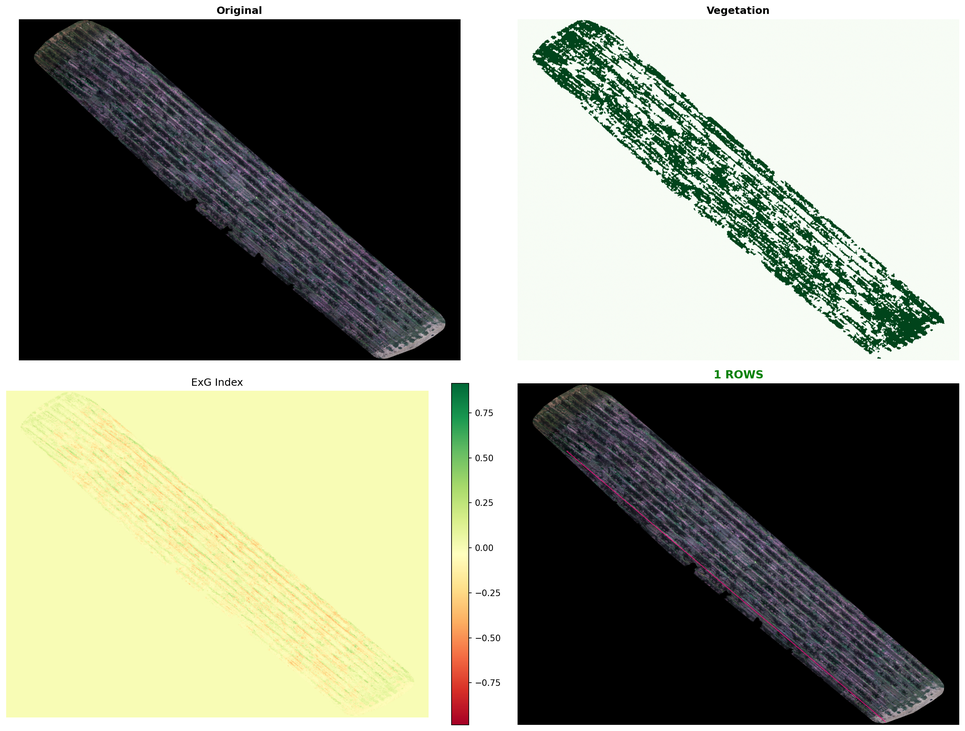
#> input picture vineyard-app/backend/109Media-orthophoto_rows.png, 965 x 731 px, shrunk from 2353 x 1783 before the run; its folder holds only this picture in this run
$ python rgb_analyzer.py --image .
#> lines starting #> are read from the running program, lines starting #| are printed output that depends on the picture; after the words box and inside, x2 and y2 are one past the last pixel; in counts of white or black regions, pixels touching at a corner belong together
#!/usr/bin/env python3
"""
RGB Drone Image Analyzer for Vegetation Health Detection
Analyzes RGB drone images to detect:
- Vegetation indices (VARI, ExG, ExGR)
- Health zones (healthy, stressed, bare soil)
- Coverage percentages
- Anomaly detection
"""

import sys
import json
import os
from pathlib import Path
import numpy as np
import cv2
from typing import Dict, List, Tuple

class RGBVegetationAnalyzer:
    """Analyze RGB drone images for vegetation health"""

    def __init__(self):
        """Initialize analyzer"""
        pass

    def calculate_vari(self, image: np.ndarray) -> np.ndarray:
        """
        Calculate Visible Atmospherically Resistant Index (VARI)
        VARI = (Green - Red) / (Green + Red - Blue)
        Range: -1 to 1, higher = more vegetation
        """
        b, g, r = cv2.split(image.astype(float))

        # Avoid division by zero
        denominator = g + r - b
        denominator[denominator == 0] = 0.0001

        vari = (g - r) / denominator
        vari = np.clip(vari, -1, 1)

        return vari

    def calculate_exg(self, image: np.ndarray) -> np.ndarray:
        """
        Calculate Excess Green Index (ExG)
        ExG = 2*Green - Red - Blue
        Emphasizes green vegetation
        """
        b, g, r = cv2.split(image.astype(float))
        exg = 2 * g - r - b

        # Normalize to 0-255
        exg = cv2.normalize(exg, None, 0, 255, cv2.NORM_MINMAX)

        return exg

    def calculate_exgr(self, image: np.ndarray) -> np.ndarray:
        """
        Calculate Excess Green minus Excess Red (ExGR)
        ExGR = ExG - ExR = 3*Green - 2.4*Red - Blue
        Better discrimination between vegetation and soil
        """
        b, g, r = cv2.split(image.astype(float))
        exgr = 3 * g - 2.4 * r - b

        # Normalize to 0-255
        exgr = cv2.normalize(exgr, None, 0, 255, cv2.NORM_MINMAX)

        return exgr

    def detect_health_zones(self, vari: np.ndarray, exg: np.ndarray) -> Dict:
        """
        Classify pixels into health zones
        Returns: masks and statistics
        """
        # Thresholds
        vari_healthy = 0.1  # VARI > 0.1 = healthy vegetation
        vari_stressed = -0.1  # VARI < -0.1 = stressed/bare
        exg_vegetation = 20  # ExG > 20 = vegetation present

        # Create masks
        healthy_mask = (vari > vari_healthy) & (exg > exg_vegetation)
        stressed_mask = (vari > vari_stressed) & (vari <= vari_healthy) & (exg > exg_vegetation)
        bare_soil_mask = (vari <= vari_stressed) | (exg <= exg_vegetation)

        # Calculate percentages
        total_pixels = vari.size
        healthy_pct = (np.sum(healthy_mask) / total_pixels) * 100
        stressed_pct = (np.sum(stressed_mask) / total_pixels) * 100
        bare_soil_pct = (np.sum(bare_soil_mask) / total_pixels) * 100

        return {
            'masks': {
                'healthy': healthy_mask,
                'stressed': stressed_mask,
                'bare_soil': bare_soil_mask
            },
            'statistics': {
                'healthy_percent': round(healthy_pct, 2),
                'stressed_percent': round(stressed_pct, 2),
                'bare_soil_percent': round(bare_soil_pct, 2),
                'vegetation_cover': round(healthy_pct + stressed_pct, 2)
            }
        }

    # [54 lines left out: function create_visualization, not called in this run]

    def analyze_image(self, image_path: str, output_dir: str = None) -> Dict:
        """
        Analyze single RGB drone image

        Args:
            image_path: Path to input image
            output_dir: Optional directory to save visualizations

        Returns:
            Dictionary with analysis results
        """
#> called with image_path = '109Media-orthophoto_rows.png'
        if not os.path.exists(image_path):
            return {'error': f'Image not found: {image_path}'}

        # Load image
        image = cv2.imread(image_path)
#> image is the input picture: shape (731, 965, 3); mean B, G, R 128.5, 144.5, 141.4
        if image is None:
            return {'error': f'Failed to load image: {image_path}'}

        img_height, img_width = image.shape[:2]
#> img_height = 731; img_width = 965

        print(f"   📐 Image size: {img_width}x{img_height}", file=sys.stderr)

        # Calculate vegetation indices
        print("   🌿 Calculating VARI...", file=sys.stderr)
        vari = self.calculate_vari(image)
#> in calculate_vari, `b, g, r = cv2.split(image.astype(float))`:
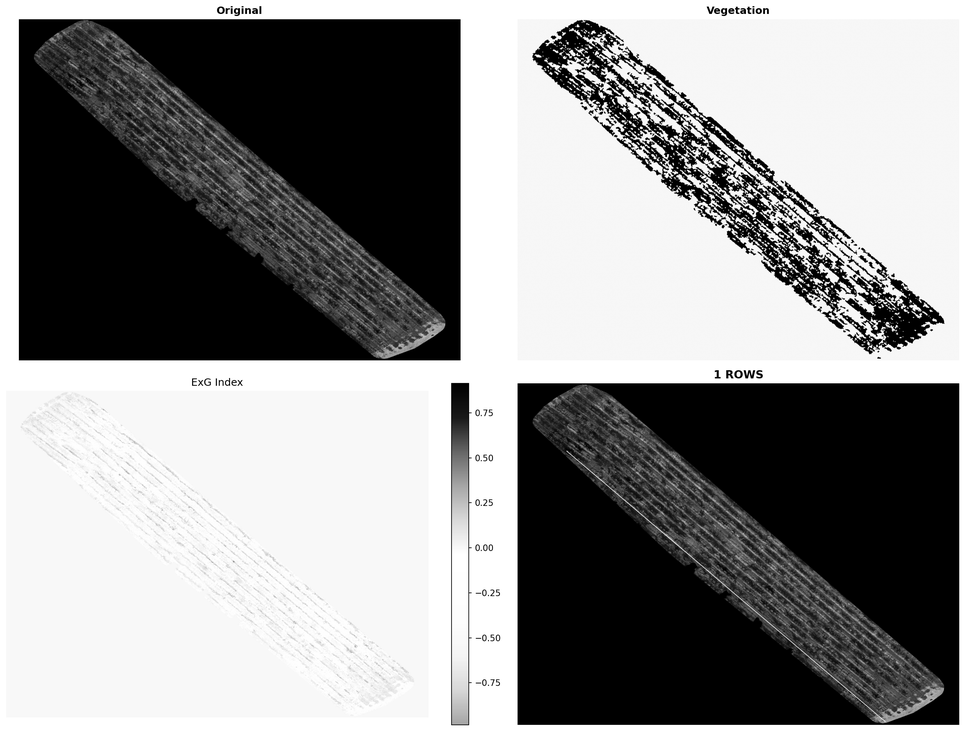
#> r: shape (731, 965) float64; min 0, max 255, mean 141.4
#> in calculate_vari, `denominator = g + r - b`:
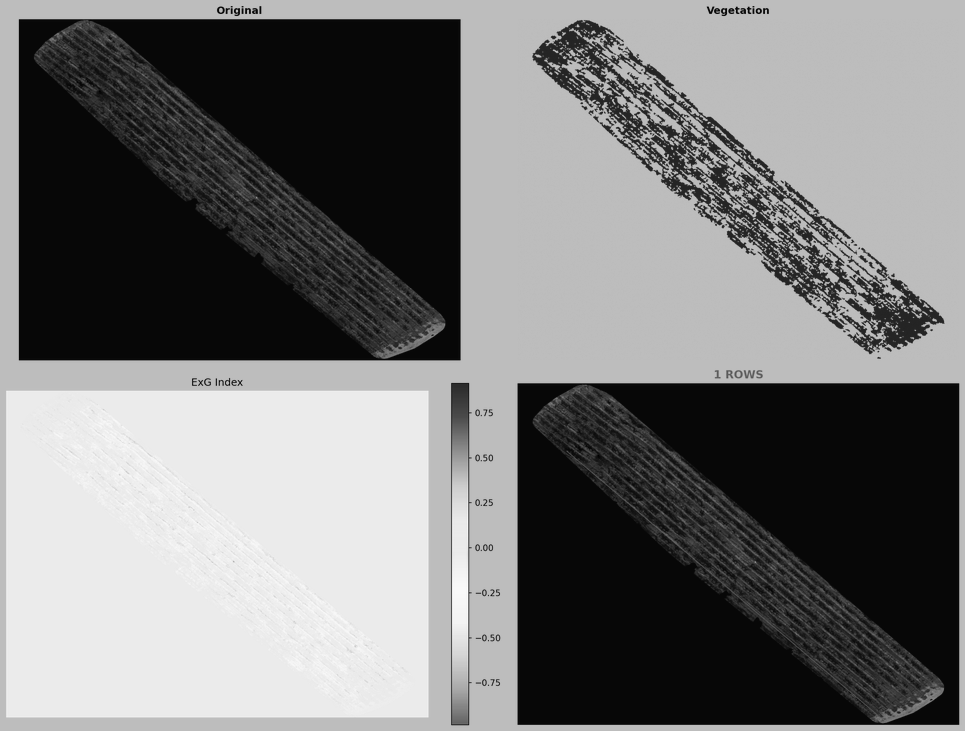
#> denominator: shape (731, 965) float64; min -10, max 346, mean 157.4; drawn with min black and max white

        print("   🌱 Calculating ExG...", file=sys.stderr)
        exg = self.calculate_exg(image)

        print("   🍃 Calculating ExGR...", file=sys.stderr)
        exgr = self.calculate_exgr(image)
#> in calculate_exgr, `exgr = 3 * g - 2.4 * r - b`:
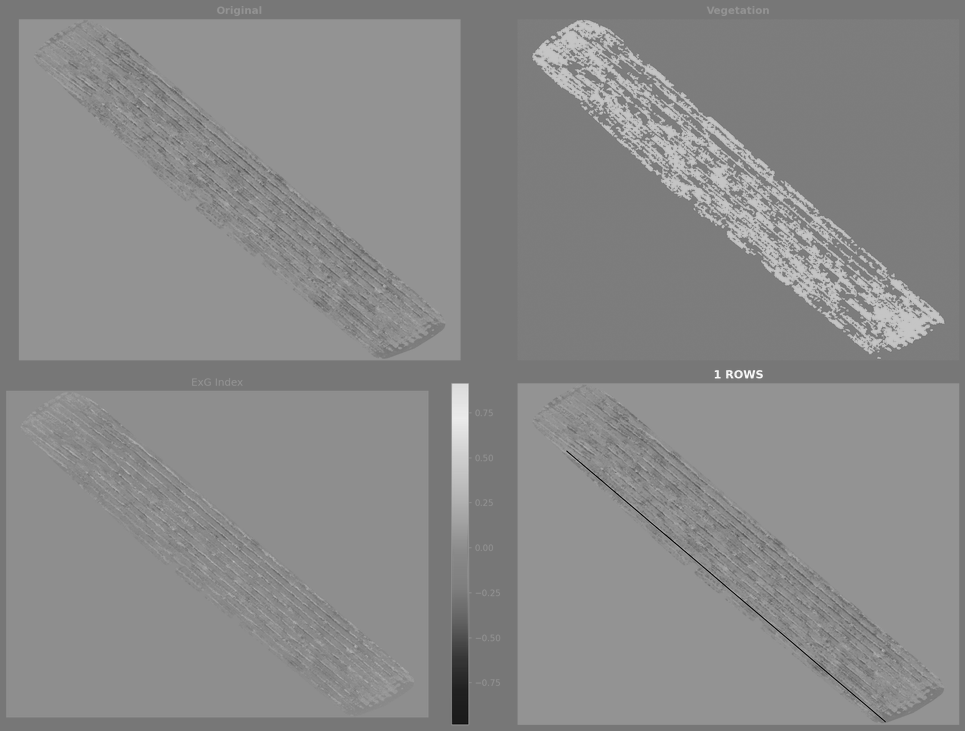
#> exgr: shape (731, 965) float64; min -528.6, max 384, mean -34.4; drawn with min black and max white

        # Detect health zones
        print("   🏥 Detecting health zones...", file=sys.stderr)
        health_zones = self.detect_health_zones(vari, exg)
#> in detect_health_zones, `healthy_mask = (vari > vari_healthy) & (exg > exg_vegetation)`:
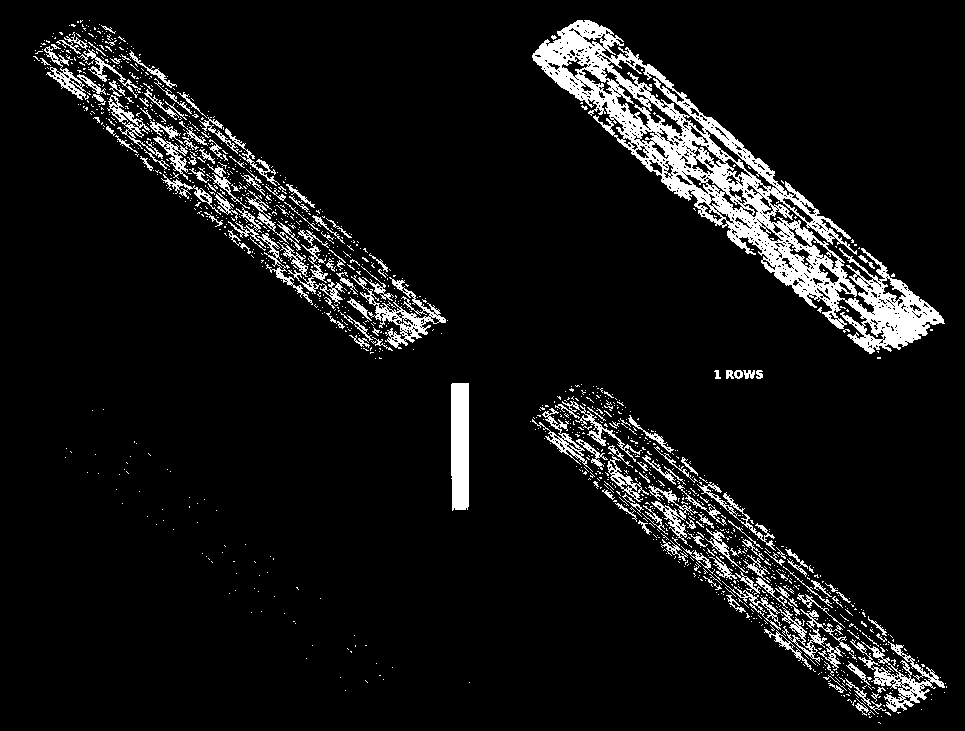
#> healthy_mask: shape (731, 965) bool; 7.4% white; 1423 white regions (1270 under 20 px), largest, box (x1, y1, x2, y2) and area: (532, 20, 945, 354) 23930, (451, 383, 469, 511) 2246, (850, 639, 945, 712) 1725
#> in detect_health_zones, `stressed_mask = (vari > vari_stressed) & (vari <= vari_healthy) & (exg..`:
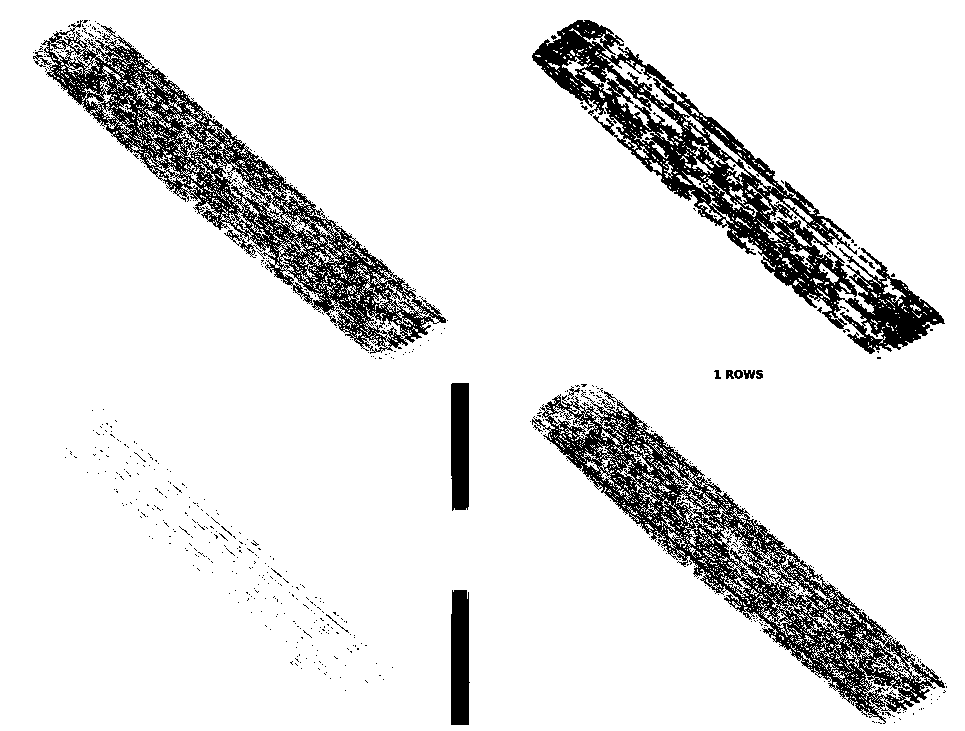
#> stressed_mask: shape (731, 965) bool; 89.2% white; 669 black regions (655 under 20 px), largest, box (x1, y1, x2, y2) and area: (532, 20, 945, 354) 23930, (532, 390, 945, 724) 23151, (40, 20, 446, 354) 22785
#> in detect_health_zones, `bare_soil_mask = (vari <= vari_stressed) | (exg <= exg_vegetation)`:
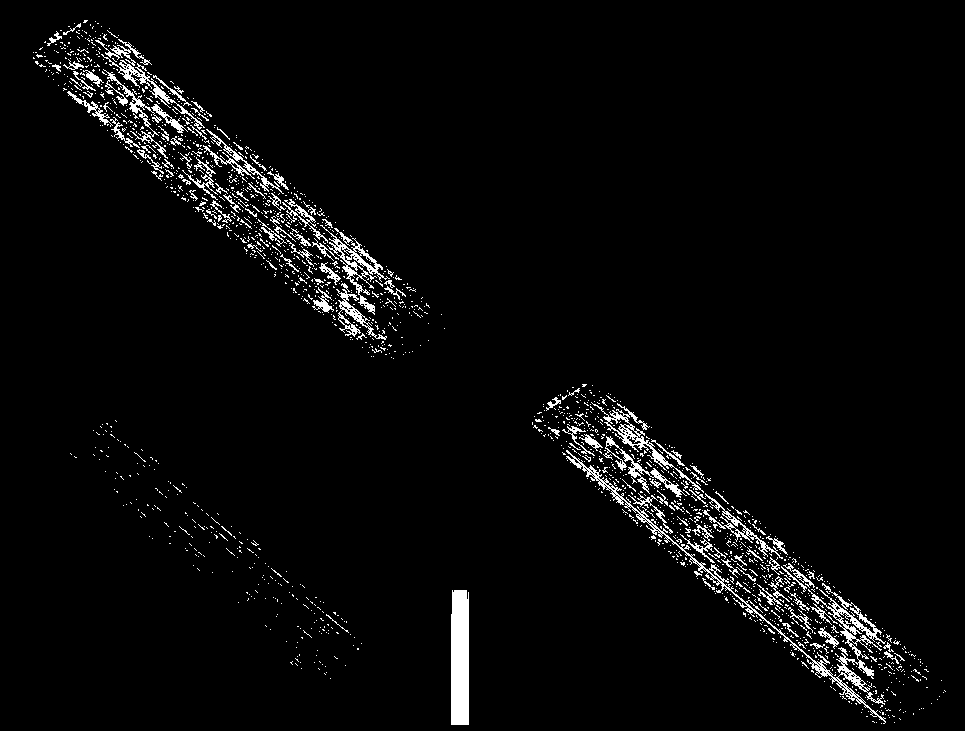
#> bare_soil_mask: shape (731, 965) bool; 3.5% white in thin lines or dots
#> in detect_health_zones, `healthy_pct = (np.sum(healthy_mask) / total_pixels) * 100`: healthy_pct = 7.4
#> in detect_health_zones, `stressed_pct = (np.sum(stressed_mask) / total_pixels) * 100`: stressed_pct = 89.15
#> in detect_health_zones, `bare_soil_pct = (np.sum(bare_soil_mask) / total_pixels) * 100`: bare_soil_pct = 3.45
#> health_zones = 2 items

        # Calculate mean indices
        mean_vari = float(np.mean(vari))
#> mean_vari = 0.0335
        mean_exg = float(np.mean(exg))
#> mean_exg = 139.7
        mean_exgr = float(np.mean(exgr))
#> mean_exgr = 138.1

        # Create visualization if output directory specified
        visualization_path = None
        if output_dir:
            os.makedirs(output_dir, exist_ok=True)
            filename = Path(image_path).stem
            visualization_path = os.path.join(output_dir, f"rgb_analysis_{filename}.jpg")

            print(f"   🎨 Creating visualization...", file=sys.stderr)
            overlay = self.create_visualization(image, vari, exg, health_zones)
            cv2.imwrite(visualization_path, overlay)
            print(f"   ✅ Saved to: {visualization_path}", file=sys.stderr)

        return {
            'image_path': image_path,
            'image_size': {'width': img_width, 'height': img_height},
            'indices': {
                'vari_mean': round(mean_vari, 3),
                'exg_mean': round(mean_exg, 2),
                'exgr_mean': round(mean_exgr, 2)
            },
            'health_analysis': health_zones['statistics'],
            'visualization': visualization_path
        }


if __name__ == '__main__':
    import argparse

    parser = argparse.ArgumentParser(description='RGB Drone Image Vegetation Analyzer')
    parser.add_argument('--image', required=True, help='Path to image or directory')
    parser.add_argument('--output', help='Output directory for visualizations')
    parser.add_argument('--json', action='store_true', help='Output as JSON')

    args = parser.parse_args()

    # Initialize analyzer
    analyzer = RGBVegetationAnalyzer()

    # Process images
    image_path = Path(args.image)

    if image_path.is_dir():
        # Batch processing
        image_paths = list(image_path.glob('*.jpg')) + list(image_path.glob('*.png'))
        results = []
        for img_path in image_paths:
            print(f"\n📸 Processing: {img_path.name}", file=sys.stderr)
            result = analyzer.analyze_image(str(img_path), args.output)
#> result = 5 items
            results.append(result)
    else:
        # Single image
        print(f"\n📸 Processing: {image_path.name}", file=sys.stderr)
        results = [analyzer.analyze_image(str(image_path), args.output)]

    # Output results
    if args.json:
        print(json.dumps(results, indent=2))
    else:
        for result in results:
            if 'error' in result:
                print(f"❌ Error: {result['error']}", file=sys.stderr)
            else:
                print(f"\n✅ Results for {Path(result['image_path']).name}:", file=sys.stderr)
                print(f"   VARI: {result['indices']['vari_mean']}", file=sys.stderr)
                print(f"   ExG: {result['indices']['exg_mean']}", file=sys.stderr)
                print(f"   Healthy: {result['health_analysis']['healthy_percent']}%", file=sys.stderr)
                print(f"   Stressed: {result['health_analysis']['stressed_percent']}%", file=sys.stderr)
                print(f"   Bare Soil: {result['health_analysis']['bare_soil_percent']}%", file=sys.stderr)
#> this loop made 1 pass
